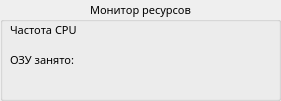
   <widget class="QGroupBox" name="groupBox_4">
    <property name="geometry">
     <rect>
      <x>330</x>
      <y>240</y>
      <width>281</width>
      <height>101</height>
     </rect>
    </property>
    <property name="font">
     <font>
      <family>Google Sans</family>
      <pointsize>8</pointsize>
      <weight>50</weight>
      <italic>false</italic>
      <bold>false</bold>
     </font>
    </property>
    <property name="styleSheet">
     <string notr="true">font: 8pt &quot;Google Sans&quot;;</string>
    </property>
    <property name="title">
     <string>Монитор ресурсов</string>
    </property>
    <property name="alignment">
     <set>Qt::AlignCenter</set>
    </property>
    <property name="flat">
     <bool>true</bool>
    </property>
    <widget class="QLabel" name="label_14">
     <property name="geometry">
      <rect>
       <x>10</x>
       <y>50</y>
       <width>101</width>
       <height>20</height>
      </rect>
     </property>
     <property name="font">
      <font>
       <family>Google Sans</family>
       <pointsize>8</pointsize>
       <weight>50</weight>
       <italic>false</italic>
       <bold>false</bold>
      </font>
     </property>
     <property name="styleSheet">
      <string notr="true">font: 8pt &quot;Google Sans&quot;;</string>
     </property>
     <property name="text">
      <string>ОЗУ занято:</string>
     </property>
     <property name="alignment">
      <set>Qt::AlignLeading|Qt::AlignLeft|Qt::AlignVCenter</set>
     </property>
    </widget>
    <widget class="QLabel" name="label_15">
     <property name="geometry">
      <rect>
       <x>130</x>
       <y>50</y>
       <width>141</width>
       <height>20</height>
      </rect>
     </property>
     <property name="font">
      <font>
       <family>Google Sans</family>
       <pointsize>8</pointsize>
       <weight>50</weight>
       <italic>false</italic>
       <bold>false</bold>
      </font>
     </property>
     <property name="text">
      <string/>
     </property>
     <property name="alignment">
      <set>Qt::AlignRight|Qt::AlignTrailing|Qt::AlignVCenter</set>
     </property>
    </widget>
    <widget class="QLabel" name="label_16">
     <property name="geometry">
      <rect>
       <x>10</x>
       <y>20</y>
       <width>101</width>
       <height>20</height>
      </rect>
     </property>
     <property name="font">
      <font>
       <family>Google Sans</family>
       <pointsize>8</pointsize>
       <weight>50</weight>
       <italic>false</italic>
       <bold>false</bold>
      </font>
     </property>
     <property name="styleSheet">
      <string notr="true">font: 8pt &quot;Google Sans&quot;;</string>
     </property>
     <property name="text">
      <string>Частота CPU</string>
     </property>
     <property name="alignment">
      <set>Qt::AlignLeading|Qt::AlignLeft|Qt::AlignVCenter</set>
     </property>
    </widget>
    <widget class="QLabel" name="label_17">
     <property name="geometry">
      <rect>
       <x>130</x>
       <y>20</y>
       <width>141</width>
       <height>20</height>
      </rect>
     </property>
     <property name="font">
      <font>
       <family>Google Sans</family>
       <pointsize>8</pointsize>
       <weight>50</weight>
       <italic>false</italic>
       <bold>false</bold>
      </font>
     </property>
     <property name="text">
      <string/>
     </property>
     <property name="alignment">
      <set>Qt::AlignRight|Qt::AlignTrailing|Qt::AlignVCenter</set>
     </property>
    </widget>
   </widget>
